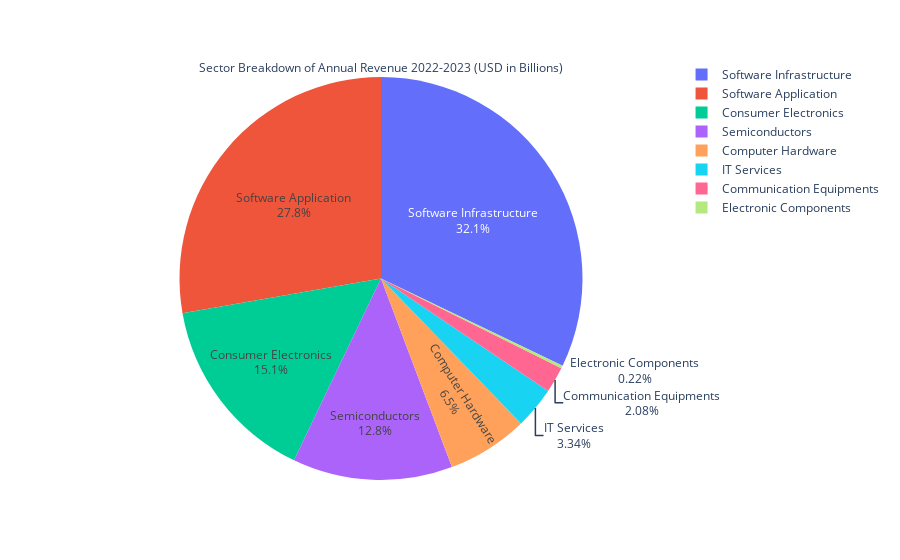

Source (notebook cell):
### Code cell
for col in cols:
    percent = df[['Sector',col]].groupby('Sector').sum()
    percent[f'{col} %'] = round(100*(percent[col]/percent[col].sum()),2)
    
    fig = px.pie(names = percent.index, values = percent[f'{col} %'])
    fig.update_traces(textinfo='label+percent', title= f'Sector Breakdown of {col}')
    fig.show()

### Figure 1 — Plotly figure (JSON) as saved in the notebook; plotly's stock layout.template omitted (floating-point values rounded to 4 significant figures)
{"data": [{"domain": {"x": [0, 1], "y": [0, 1]}, "hovertemplate": "label=%{label}<br>value=%{value}<extra></extra>", "labels": ["Communication Equipments", "Computer Hardware", "Consumer Electronics", "Electronic Components", "IT Services", "Semiconductors", "Software Application", "Software Infrastructure"], "legendgroup": "", "name": "", "showlegend": true, "textinfo": "label+percent", "title": {"text": "Sector Breakdown of Annual Revenue 2022-2023 (USD in Billions)"}, "type": "pie", "values": [2.08, 6.5, 15.14, 0.22, 3.34, 12.83, 27.76, 32.14]}], "layout": {"legend": {"tracegroupgap": 0}, "margin": {"t": 60}}}
